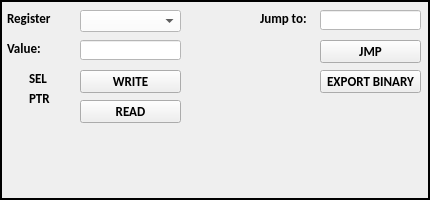
               <widget class="QFrame" name="frame_3">
                <property name="minimumSize">
                 <size>
                  <width>220</width>
                  <height>200</height>
                 </size>
                </property>
                <property name="maximumSize">
                 <size>
                  <width>1000</width>
                  <height>500</height>
                 </size>
                </property>
                <property name="font">
                 <font>
                  <family>Calibri</family>
                  <pointsize>10</pointsize>
                 </font>
                </property>
                <property name="frameShape">
                 <enum>QFrame::WinPanel</enum>
                </property>
                <property name="frameShadow">
                 <enum>QFrame::Plain</enum>
                </property>
                <property name="lineWidth">
                 <number>4</number>
                </property>
                <property name="midLineWidth">
                 <number>4</number>
                </property>
                <widget class="QPushButton" name="pushButton_6">
                 <property name="geometry">
                  <rect>
                   <x>80</x>
                   <y>70</y>
                   <width>101</width>
                   <height>23</height>
                  </rect>
                 </property>
                 <property name="font">
                  <font>
                   <family>Calibri</family>
                   <weight>75</weight>
                   <bold>true</bold>
                   <stylestrategy>PreferAntialias</stylestrategy>
                  </font>
                 </property>
                 <property name="text">
                  <string>WRITE</string>
                 </property>
                </widget>
                <widget class="QLabel" name="label_2">
                 <property name="geometry">
                  <rect>
                   <x>7</x>
                   <y>10</y>
                   <width>131</width>
                   <height>16</height>
                  </rect>
                 </property>
                 <property name="font">
                  <font>
                   <family>Calibri</family>
                   <pointsize>10</pointsize>
                   <weight>75</weight>
                   <bold>true</bold>
                   <stylestrategy>PreferAntialias</stylestrategy>
                  </font>
                 </property>
                 <property name="styleSheet">
                  <string notr="true">background-color:rgba(0,0,0,0);</string>
                 </property>
                 <property name="text">
                  <string>Register</string>
                 </property>
                </widget>
                <widget class="QLabel" name="label_3">
                 <property name="geometry">
                  <rect>
                   <x>7</x>
                   <y>40</y>
                   <width>131</width>
                   <height>16</height>
                  </rect>
                 </property>
                 <property name="font">
                  <font>
                   <family>Calibri</family>
                   <pointsize>10</pointsize>
                   <weight>75</weight>
                   <bold>true</bold>
                   <stylestrategy>PreferAntialias</stylestrategy>
                  </font>
                 </property>
                 <property name="styleSheet">
                  <string notr="true">background-color:rgba(0,0,0,0);</string>
                 </property>
                 <property name="text">
                  <string>Value:</string>
                 </property>
                </widget>
                <widget class="QLineEdit" name="sel_reg_linedit">
                 <property name="geometry">
                  <rect>
                   <x>80</x>
                   <y>40</y>
                   <width>101</width>
                   <height>20</height>
                  </rect>
                 </property>
                 <property name="font">
                  <font>
                   <stylestrategy>PreferAntialias</stylestrategy>
                  </font>
                 </property>
                 <property name="styleSheet">
                  <string notr="true">background-color:rgb(255,255,255);</string>
                 </property>
                </widget>
                <widget class="QComboBox" name="reg_combo_box">
                 <property name="geometry">
                  <rect>
                   <x>80</x>
                   <y>10</y>
                   <width>101</width>
                   <height>22</height>
                  </rect>
                 </property>
                 <property name="font">
                  <font>
                   <stylestrategy>PreferAntialias</stylestrategy>
                  </font>
                 </property>
                 <property name="styleSheet">
                  <string notr="true">background-color:rgb(255,255,255);</string>
                 </property>
                </widget>
                <widget class="QLabel" name="label_4">
                 <property name="geometry">
                  <rect>
                   <x>260</x>
                   <y>10</y>
                   <width>131</width>
                   <height>16</height>
                  </rect>
                 </property>
                 <property name="font">
                  <font>
                   <family>Calibri</family>
                   <pointsize>10</pointsize>
                   <weight>75</weight>
                   <bold>true</bold>
                   <stylestrategy>PreferAntialias</stylestrategy>
                  </font>
                 </property>
                 <property name="styleSheet">
                  <string notr="true">background-color:rgba(0,0,0,0);</string>
                 </property>
                 <property name="text">
                  <string>Jump to:</string>
                 </property>
                </widget>
                <widget class="QLineEdit" name="txt_set_pc">
                 <property name="geometry">
                  <rect>
                   <x>320</x>
                   <y>10</y>
                   <width>101</width>
                   <height>20</height>
                  </rect>
                 </property>
                 <property name="font">
                  <font>
                   <stylestrategy>PreferAntialias</stylestrategy>
                  </font>
                 </property>
                 <property name="styleSheet">
                  <string notr="true">background-color:rgb(255,255,255);</string>
                 </property>
                </widget>
                <widget class="QPushButton" name="pushButton_7">
                 <property name="geometry">
                  <rect>
                   <x>320</x>
                   <y>40</y>
                   <width>101</width>
                   <height>23</height>
                  </rect>
                 </property>
                 <property name="font">
                  <font>
                   <family>Calibri</family>
                   <weight>75</weight>
                   <bold>true</bold>
                   <stylestrategy>PreferAntialias</stylestrategy>
                  </font>
                 </property>
                 <property name="text">
                  <string>JMP</string>
                 </property>
                </widget>
                <widget class="QCheckBox" name="chk_sel">
                 <property name="geometry">
                  <rect>
                   <x>10</x>
                   <y>70</y>
                   <width>80</width>
                   <height>17</height>
                  </rect>
                 </property>
                 <property name="sizePolicy">
                  <sizepolicy hsizetype="Preferred" vsizetype="Fixed">
                   <horstretch>0</horstretch>
                   <verstretch>0</verstretch>
                  </sizepolicy>
                 </property>
                 <property name="minimumSize">
                  <size>
                   <width>80</width>
                   <height>0</height>
                  </size>
                 </property>
                 <property name="maximumSize">
                  <size>
                   <width>80</width>
                   <height>16777215</height>
                  </size>
                 </property>
                 <property name="font">
                  <font>
                   <family>Calibri</family>
                   <pointsize>10</pointsize>
                   <weight>75</weight>
                   <bold>true</bold>
                   <stylestrategy>PreferAntialias</stylestrategy>
                  </font>
                 </property>
                 <property name="styleSheet">
                  <string notr="true">background-color:rgba(255,255,255,0);</string>
                 </property>
                 <property name="text">
                  <string>SEL</string>
                 </property>
                 <property name="checked">
                  <bool>false</bool>
                 </property>
                </widget>
                <widget class="QPushButton" name="pushButton_8">
                 <property name="geometry">
                  <rect>
                   <x>320</x>
                   <y>70</y>
                   <width>101</width>
                   <height>23</height>
                  </rect>
                 </property>
                 <property name="font">
                  <font>
                   <family>Calibri</family>
                   <weight>75</weight>
                   <bold>true</bold>
                   <stylestrategy>PreferAntialias</stylestrategy>
                  </font>
                 </property>
                 <property name="text">
                  <string>EXPORT BINARY</string>
                 </property>
                </widget>
                <widget class="QCheckBox" name="chk_ptr">
                 <property name="geometry">
                  <rect>
                   <x>10</x>
                   <y>90</y>
                   <width>80</width>
                   <height>17</height>
                  </rect>
                 </property>
                 <property name="sizePolicy">
                  <sizepolicy hsizetype="Preferred" vsizetype="Fixed">
                   <horstretch>0</horstretch>
                   <verstretch>0</verstretch>
                  </sizepolicy>
                 </property>
                 <property name="minimumSize">
                  <size>
                   <width>80</width>
                   <height>0</height>
                  </size>
                 </property>
                 <property name="maximumSize">
                  <size>
                   <width>80</width>
                   <height>16777215</height>
                  </size>
                 </property>
                 <property name="font">
                  <font>
                   <family>Calibri</family>
                   <pointsize>10</pointsize>
                   <weight>75</weight>
                   <bold>true</bold>
                   <stylestrategy>PreferAntialias</stylestrategy>
                  </font>
                 </property>
                 <property name="styleSheet">
                  <string notr="true">background-color:rgba(255,255,255,0);</string>
                 </property>
                 <property name="text">
                  <string>PTR</string>
                 </property>
                 <property name="checked">
                  <bool>false</bool>
                 </property>
                </widget>
                <widget class="QPushButton" name="pushButton_10">
                 <property name="geometry">
                  <rect>
                   <x>80</x>
                   <y>100</y>
                   <width>101</width>
                   <height>23</height>
                  </rect>
                 </property>
                 <property name="font">
                  <font>
                   <family>Calibri</family>
                   <weight>75</weight>
                   <bold>true</bold>
                   <stylestrategy>PreferAntialias</stylestrategy>
                  </font>
                 </property>
                 <property name="text">
                  <string>READ</string>
                 </property>
                </widget>
               </widget>
